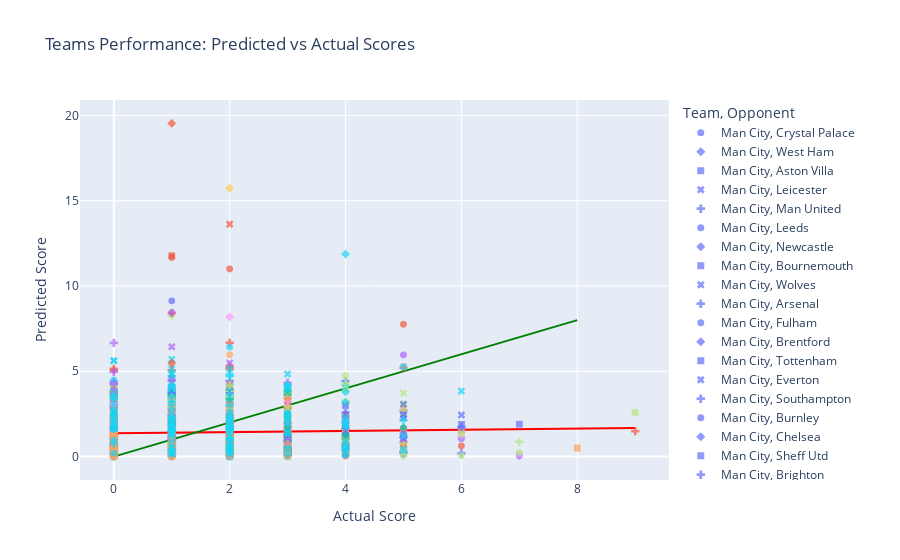

Notebook cell for this chart:
### Markdown cell above
### graph of training data

### Code cell
import plotly.express as px
import plotly.graph_objects as go

with torch.no_grad():
    home_outputs, away_outputs = model(X_train_tensor, X_train_tensor[:, 0], X_train_tensor[:, 1], X_train_tensor[:, 2])
    home_outputs = home_outputs.squeeze().cpu().numpy()
    away_outputs = away_outputs.squeeze().cpu().numpy()

    y_home_train_np = y_home_train_tensor.cpu().numpy()
    y_away_train_np = y_away_train_tensor.cpu().numpy()

    home_teams = team_label_encoder.inverse_transform(X_train['home_team'])
    away_teams = team_label_encoder.inverse_transform(X_train['away_team'])

    df_home = pd.DataFrame({
        'Team': home_teams,
        'Opponent': away_teams,
        'Actual Score': y_home_train_np,
        'Predicted Score': home_outputs
    })

    df_away = pd.DataFrame({
        'Team': away_teams,
        'Opponent': home_teams,
        'Actual Score': y_away_train_np,
        'Predicted Score': away_outputs
    })

    df_all = pd.concat([df_home, df_away])

    fig = px.scatter(df_all, x='Actual Score', y='Predicted Score', color='Team', symbol='Opponent',
                     title='Teams Performance: Predicted vs Actual Scores',
                     labels={'Actual Score': 'Actual Score', 'Predicted Score': 'Predicted Score'},
                     hover_data=['Team', 'Opponent'])

    m, b = np.polyfit(df_all['Actual Score'], df_all['Predicted Score'], 1)
    trendline = m * df_all['Actual Score'] + b
    fig.add_trace(go.Scatter(x=df_all['Actual Score'], y=trendline, mode='lines', name='Trendline', line={"color": "red"}))

    line_x_values = np.linspace(0, 8)
    line_y_values = line_x_values
    fig.add_trace(go.Scatter(x=line_x_values, y=line_y_values, mode='lines', name='y = x', line={"color": "green"}))

    fig.update_traces(marker=dict(size=7, opacity=0.7), selector=dict(mode='markers'))
    fig.show()
